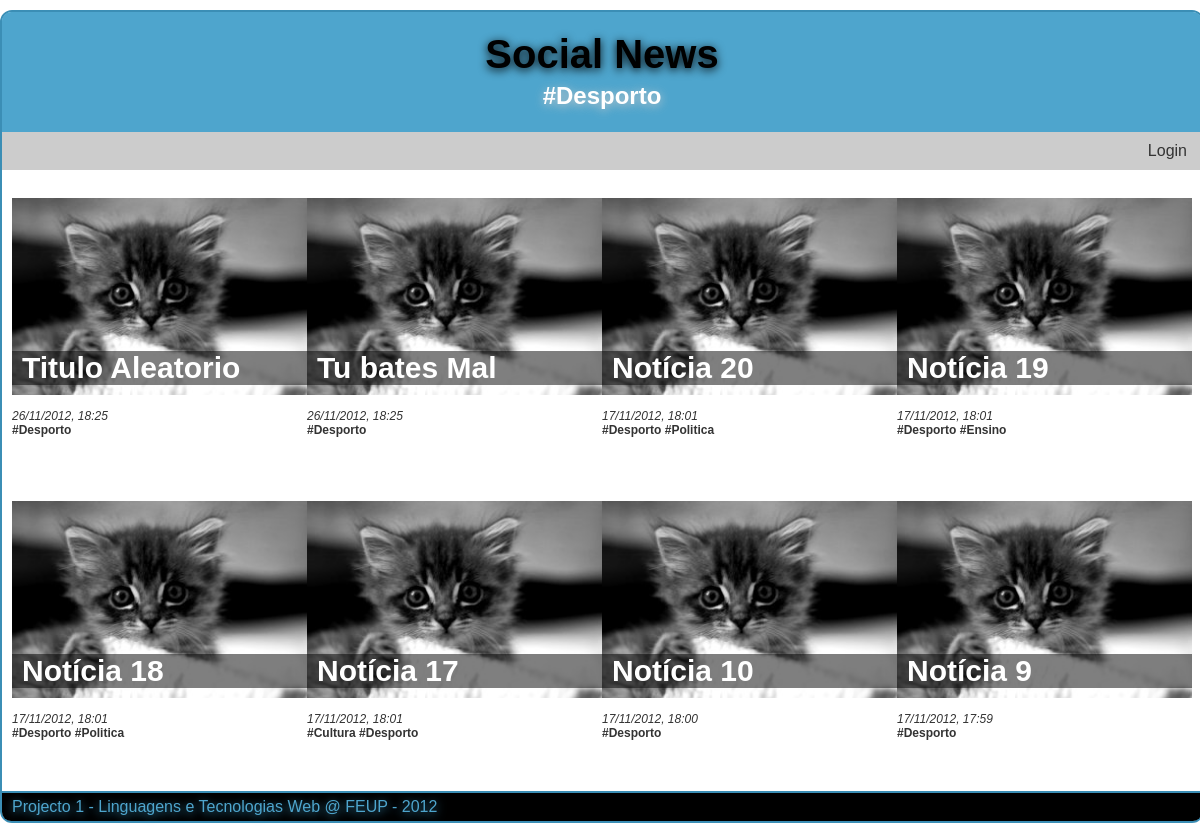
The app's page /?tag=Desporto with its own data.
### tables this page shows
CREATE TABLE 'NEWS' (id integer primary key autoincrement, title text,'date' INTEGER, text text, posted_by text, 'url' TEXT, 'imported_by' TEXT);

### db/news_query.php (called while the page is built, shortened)
<?php
	require_once 'db/db.php';
	if(isset($id) && !empty($id))
	{
		$stmt = $db->prepare('SELECT id, title, date, text, posted_by, imported_by, url, tagname FROM news LEFT JOIN tag ON news.id=tag.news_id where id=:id');
		$stmt->bindparam(':id', $id);
	}
	elseif(isset($tag) && !empty($tag))
	{
		$stmt = $db->prepare('SELECT id, title, date, posted_by, imported_by, tagname FROM news LEFT JOIN tag ON news.id=tag.news_id where news.id in (select news_id from tag where tagname=:tag) ORDER BY id DESC');
		$stmt->bindparam(':tag', $tag);
	}
	elseif(isset($fav) && !empty($fav))
	{
		$stmt = $db->prepare('SELECT id, title, date, posted_by, imported_by, tagname FROM news LEFT JOIN tag ON news.id=tag.news_id LEFT JOIN favorite ON news.id=favorite.news_id where favorite.user_id = :user_id ORDER BY id DESC');
		$stmt->bindparam(':user_id', $_SESSION['user_id']);
	}
	else
	{
		$stmt = $db->prepare('SELECT id, title, date, posted_by, imported_by, tagname FROM news LEFT JOIN tag ON news.id=tag.news_id where news.id in (select id from news order by id desc limit 12 offset :offset) ORDER BY id DESC');
		$stmt->bindparam(':offset', $offset);
	}
	if(!$stmt->execute())
	{
		$error=$db->errorInfo();
		echo "Erro: " . $error[2];
	}
	else
		$news = $stmt->fetchAll();
?>

### common/functions.php (the view, shortened to what this page needs)
<?php
	function loggedin() {
		return isset($_SESSION['username']);
	}
	function displaydate($date)
	{
		if(date('dmY') == date('dmY', $date))
          echo "Hoje, ".date('H:i', $date);
        elseif(date('dmY', time()-86400) == date('dmY', $date))
          echo "Ontem, ".date('H:i', $date);
        else
          echo date('d/m/Y, H:i', $date);
	}
	function showallnews($news)
	{
		foreach($news as $i=>$row) {
			if($row['id']==$news[$i-1]['id'])
				echo " <a href=\"./?tag=".$row['tagname']."\">#".$row['tagname']."</a>";
			else
			{
				$title = (strlen($row['title']) > 30) ? substr($row['title'],0,27).'...' : $row['title'];
				  echo "<div class=\"noticia_index\">
				  <h3><a href=\"./?id=".$row['id']."\">".stripslashes($title)."</a></h3>
				  <a href=\"./?id=".$row['id']."\"><img src=\"common/placeholder.jpg\" alt=\"300x200\"></a>
				  <div class=\"newsdetails\">
					<br />";
				if($row['tagname']!="")
				  echo "</div><div class=\"newstags\"><a href=\"./?tag=".stripslashes($row['tagname'])."\">#".stripslashes($row['tagname'])."</a>";
			}
			if($row['id']!=$news[$i+1]['id']) {
				echo   "</div>";
				echo "</div>";
			}
		}
	}
	function showheader($subtitle)
	{
		echo "<div id=\"cabecalho\">";
		echo "<a href=\"./\"><h1>Social News</h1></a>";
		if(!empty($subtitle))
			echo "<h2>".$subtitle."</h2>";
		echo "</div>";
	}
	function showfooter()
	{
		echo "<div id=\"rodape\">
				<p>Projecto 1 - Linguagens e Tecnologias Web @ FEUP - 2012</p>
			</div>";
	}
	function showloginmenu()
	{
		echo "<ul class=\"login\">";
		if(loggedin())
			echo "<li id=username userid=".$_SESSION['user_id'].">Bem-vindo <a href=ver_perfil_utilizador.php?id=".$_SESSION['user_id'].">".$_SESSION['username']."</a></li><li><a href=\"logout.php\">Logout</a></li>";
		else
			echo "<li><a href=\"login.php\">Login</a></li>";
		echo "</ul>";
	}
?>

### index.php (shortened to what this page needs)
<?php
	require_once 'common/functions.php';
	$id = (int)$_GET['id'];
	$tag = $_GET['tag'];
	$p = (int)$_GET['p'];
	$fav = (int)$_GET['fav'];
	$offset = $p*12;
	require_once 'db/news_query.php';
?>
<!DOCTYPE html>
<html>
	<head>
		<link rel="stylesheet" href="common/style.css">
	</head>
	<body>
<?php
	if(!empty($tag))
		showheader('#'.$tag);
	elseif(!empty($fav))
		showheader('Favoritos');
	else
		showheader('');
?>
		<div id="menu">
			<ul>
<?php
	if(loggedin())
	{
		echo "<li><a href=\"./\">Página Inicial</a></li><li><a href=\"./?fav=1\">Meus favoritos</a></li>";
		if((editor() || admin()))
		{
			echo "<li><a href=\"nova_noticia.php\">Inserir notícia</a></li>";
		}
		if(admin())
		{
			echo "<li><a href=\"procurar_utilizador.php\">Gerir utilizadores</a></li>".
			"<li><a href=\"gerir_servidor.php\">Gerir servidores</a></li>".
			"<li><a href=\"obter_noticias.php\">Obter notícias</a></li>";
		}
	}
	else
	{
		echo "<li></li>";
	}
	echo "</ul>";
	showloginmenu();
	echo "</div>";
?>
		<div id="conteudo">
<?php
	if(count($news)==0)
		echo "<h5>Nenhuma notícia encontrada.</h5>";
	else {
		if(!empty($id))
			shownewsid($news,$db);
		else{
			showallnews($news);
		}
	}
	echo "</div>";
	showfooter();
?>
	</body>
</html>

### common/style.css (style rules this page uses)
html { overflow-y: scroll; }
body { font-family: Century Gothic, sans-serif; margin: 10px auto; width: 1200px; color: #333333; border:2px solid; border-color: #3b8eb5; border-radius:12px; background-color: white; }
div#cabecalho { text-align:center; padding:15px 20px; background-color:#4ea5cd; color:black; border-radius:9px 9px 0 0; width: 1160px; height: 90px; }
div#menu { background-color:#ccc; padding:10px; margin-bottom: 15px; }
a { color: #333333; text-decoration:none; }
div#cabecalho h1 { margin-top: 5px; margin-bottom: 5px; font-size:40px; text-shadow: 0px 2px 10px black; }
div#cabecalho h2 { margin: 0; color: white; text-shadow: 0px 2px 10px #ccc; }
div#cabecalho a { color: black; text-decoration:none; }
div#menu ul { padding-left:0; margin:0; display:inline; }
div#menu li { display:inline; border-right:solid; border-width:2px; border-color:white; padding:0px 5px; }
div#menu li:last-child { border-right:none; }
div#menu ul.login { float:right; }
div#conteudo { margin: 0; padding:0 10px; background-color: white; height: 100%; width: 1180px; }
div#conteudo h3 { margin:0; margin-bottom:10px; font-size:30px; }
div.noticia_index img { float:left; margin-right:10px; width: 100%; }
div.noticia_index { position:relative; margin-top: 13px; display: inline-block; width: 25%; float: left; height: 290px; background-color:white; }
div.noticia_index>h3 { display: inline-block; position: absolute; width:285px; left:0; bottom:93px; padding:0 5px; word-wrap: break-word; background-color: rgba(0, 0, 0, 0.5); }
div.noticia_index>h3>a { color: white; margin-left: 5px; }
div#rodape { border-top:1px solid #ccc; margin:0; padding:5px 0; border-radius:0 0 9px 9px; background-color:black; color:#4ea5cd; display: inline-block; width: 100%; clear:both; border-top:2px solid #3b8eb5; text-shadow: 0px 2px 10px #3b8eb5; }
div#rodape p { margin:0 10px; }
div.newsdetails { clear:both; font-size:12px; font-style:italic; }
div.newstags { font-size:12px; font-weight: bold; }

### records on screen
news: title "Titulo Aleatorio", date "26/11/2012, 18:25", tagname "Desporto"
news: title "Tu bates Mal", date "26/11/2012, 18:25", tagname "Desporto"
news: title "Notícia 20", date "17/11/2012, 18:01", tagname "Desporto", tagname "Politica"
news: title "Notícia 19", date "17/11/2012, 18:01", tagname "Desporto", tagname "Ensino"
news: title "Notícia 18", date "17/11/2012, 18:01", tagname "Desporto", tagname "Politica"
news: title "Notícia 17", date "17/11/2012, 18:01", tagname "Cultura", tagname "Desporto"
news: title "Notícia 10", date "17/11/2012, 18:00", tagname "Desporto"
news: title "Notícia 9", date "17/11/2012, 17:59", tagname "Desporto"

### other values on screen
$subtitle "#Desporto"
